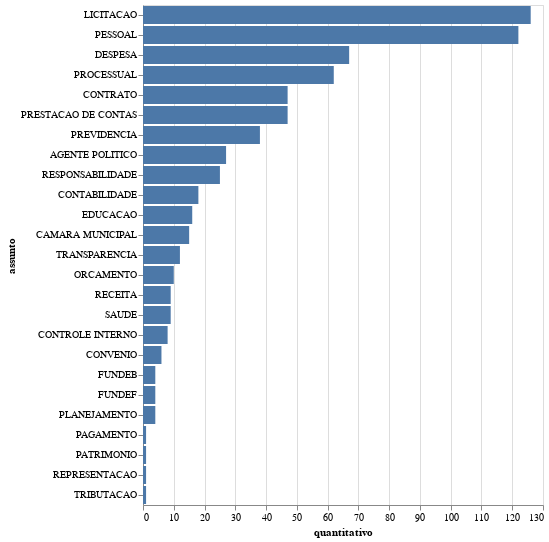

Source (notebook cell):
### Code cell
alt.Chart(qtde_por_area).mark_bar().encode(
    x="quantitativo",
    y=alt.Y("assunto", sort='-x'),
    tooltip=['assunto', 'quantitativo']
)

### Figure 1 — Vega-Lite specification as saved in the notebook (floating-point values rounded to 4 significant figures)
{"config": {"view": {"continuousWidth": 400, "continuousHeight": 300}}, "data": {"name": "data-41eb19858fcbb4ddc11670062de0e7ee"}, "mark": "bar", "encoding": {"tooltip": [{"type": "nominal", "field": "assunto"}, {"type": "quantitative", "field": "quantitativo"}], "x": {"type": "quantitative", "field": "quantitativo"}, "y": {"type": "nominal", "field": "assunto", "sort": "-x"}}, "$schema": "https://vega.github.io/schema/vega-lite/v4.8.1.json", "datasets": {"data-41eb19858fcbb4ddc11670062de0e7ee": [{"assunto": "AGENTE POLITICO", "quantitativo": 27}, {"assunto": "CAMARA MUNICIPAL", "quantitativo": 15}, {"assunto": "CONTABILIDADE", "quantitativo": 18}, {"assunto": "CONTRATO", "quantitativo": 47}, {"assunto": "CONTROLE INTERNO", "quantitativo": 8}, {"assunto": "CONVENIO", "quantitativo": 6}, {"assunto": "DESPESA", "quantitativo": 67}, {"assunto": "EDUCACAO", "quantitativo": 16}, {"assunto": "FUNDEB", "quantitativo": 4}, {"assunto": "FUNDEF", "quantitativo": 4}, {"assunto": "LICITACAO", "quantitativo": 126}, {"assunto": "ORCAMENTO", "quantitativo": 10}, {"assunto": "PAGAMENTO", "quantitativo": 1}, {"assunto": "PATRIMONIO", "quantitativo": 1}, {"assunto": "PESSOAL", "quantitativo": 122}, {"assunto": "PLANEJAMENTO", "quantitativo": 4}, {"assunto": "PRESTACAO DE CONTAS", "quantitativo": 47}, {"assunto": "PREVIDENCIA", "quantitativo": 38}, {"assunto": "PROCESSUAL", "quantitativo": 62}, {"assunto": "RECEITA", "quantitativo": 9}, {"assunto": "REPRESENTACAO", "quantitativo": 1}, {"assunto": "RESPONSABILIDADE", "quantitativo": 25}, {"assunto": "SAUDE", "quantitativo": 9}, {"assunto": "TRANSPARENCIA", "quantitativo": 12}, {"assunto": "TRIBUTACAO", "quantitativo": 1}]}}
